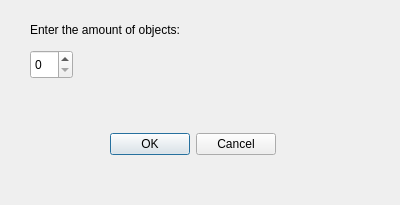
<?xml version="1.0" encoding="UTF-8"?>
<ui version="4.0">
 <class>Dialog</class>
 <widget class="QDialog" name="Dialog">
  <property name="geometry">
   <rect>
    <x>0</x>
    <y>0</y>
    <width>400</width>
    <height>205</height>
   </rect>
  </property>
  <property name="windowTitle">
   <string>Dialog</string>
  </property>
  <widget class="QLabel" name="label">
   <property name="geometry">
    <rect>
     <x>30</x>
     <y>20</y>
     <width>191</width>
     <height>20</height>
    </rect>
   </property>
   <property name="text">
    <string>Enter the amount of objects:</string>
   </property>
  </widget>
  <widget class="QDialogButtonBox" name="buttonBox">
   <property name="geometry">
    <rect>
     <x>110</x>
     <y>130</y>
     <width>166</width>
     <height>28</height>
    </rect>
   </property>
   <property name="standardButtons">
    <set>QDialogButtonBox::Cancel|QDialogButtonBox::Ok</set>
   </property>
  </widget>
  <widget class="QSpinBox" name="spinBox">
   <property name="geometry">
    <rect>
     <x>30</x>
     <y>50</y>
     <width>43</width>
     <height>29</height>
    </rect>
   </property>
  </widget>
 </widget>
 <resources/>
 <connections/>
</ui>
